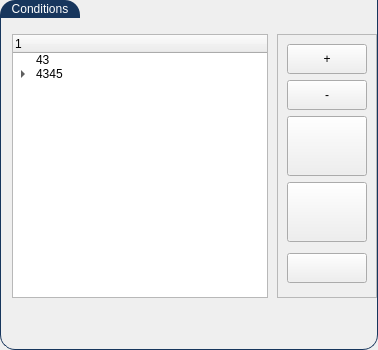
                   <widget class="QGroupBox" name="groupBox_RNAi_list">
                    <property name="sizePolicy">
                     <sizepolicy hsizetype="Maximum" vsizetype="Minimum">
                      <horstretch>0</horstretch>
                      <verstretch>0</verstretch>
                     </sizepolicy>
                    </property>
                    <property name="minimumSize">
                     <size>
                      <width>186</width>
                      <height>300</height>
                     </size>
                    </property>
                    <property name="styleSheet">
                     <string notr="true">QGroupBox {

    border: 1px solid gray;
    border-color: #FF17365D;
    margin-top: 0px;
    font-size: 12px;
    border-bottom-left-radius: 15px;
    border-bottom-right-radius: 15px;
	border-top-color: rgba(255, 255, 255,0);
}

QGroupBox::title {
	border-top-color: rgb(255, 255, 255);
    subcontrol-origin: margin;
    subcontrol-position: top left;
    border-top-left-radius: 15px;
    border-top-right-radius:15px;
    padding: 2px 10px;
    background-color: #FF17365D;
    color: rgb(255, 255, 255);
}</string>
                    </property>
                    <property name="title">
                     <string>Conditions</string>
                    </property>
                    <layout class="QGridLayout" name="gridLayout_3">
                     <property name="topMargin">
                      <number>33</number>
                     </property>
                     <property name="rightMargin">
                      <number>0</number>
                     </property>
                     <property name="horizontalSpacing">
                      <number>9</number>
                     </property>
                     <item row="1" column="1">
                      <widget class="QFrame" name="frae_RNAi_list_buttons">
                       <property name="enabled">
                        <bool>true</bool>
                       </property>
                       <property name="sizePolicy">
                        <sizepolicy hsizetype="Fixed" vsizetype="Fixed">
                         <horstretch>0</horstretch>
                         <verstretch>0</verstretch>
                        </sizepolicy>
                       </property>
                       <property name="minimumSize">
                        <size>
                         <width>53</width>
                         <height>0</height>
                        </size>
                       </property>
                       <property name="frameShape">
                        <enum>QFrame::StyledPanel</enum>
                       </property>
                       <property name="frameShadow">
                        <enum>QFrame::Raised</enum>
                       </property>
                       <layout class="QVBoxLayout" name="verticalLayout_2">
                        <item>
                         <widget class="QPushButton" name="pushButton_4">
                          <property name="minimumSize">
                           <size>
                            <width>0</width>
                            <height>30</height>
                           </size>
                          </property>
                          <property name="text">
                           <string>+</string>
                          </property>
                         </widget>
                        </item>
                        <item>
                         <widget class="QPushButton" name="pushButton_3">
                          <property name="minimumSize">
                           <size>
                            <width>0</width>
                            <height>30</height>
                           </size>
                          </property>
                          <property name="text">
                           <string>-</string>
                          </property>
                         </widget>
                        </item>
                        <item>
                         <widget class="QPushButton" name="up_button_list">
                          <property name="minimumSize">
                           <size>
                            <width>30</width>
                            <height>60</height>
                           </size>
                          </property>
                          <property name="focusPolicy">
                           <enum>Qt::ClickFocus</enum>
                          </property>
                          <property name="text">
                           <string/>
                          </property>
                         </widget>
                        </item>
                        <item>
                         <widget class="QPushButton" name="down_button_list">
                          <property name="sizePolicy">
                           <sizepolicy hsizetype="Minimum" vsizetype="Expanding">
                            <horstretch>0</horstretch>
                            <verstretch>0</verstretch>
                           </sizepolicy>
                          </property>
                          <property name="minimumSize">
                           <size>
                            <width>30</width>
                            <height>60</height>
                           </size>
                          </property>
                          <property name="focusPolicy">
                           <enum>Qt::ClickFocus</enum>
                          </property>
                          <property name="text">
                           <string/>
                          </property>
                         </widget>
                        </item>
                        <item>
                         <spacer name="verticalSpacer_4">
                          <property name="orientation">
                           <enum>Qt::Vertical</enum>
                          </property>
                          <property name="sizeHint" stdset="0">
                           <size>
                            <width>20</width>
                            <height>5</height>
                           </size>
                          </property>
                         </spacer>
                        </item>
                        <item>
                         <widget class="QPushButton" name="delete_button_list">
                          <property name="sizePolicy">
                           <sizepolicy hsizetype="Minimum" vsizetype="MinimumExpanding">
                            <horstretch>0</horstretch>
                            <verstretch>0</verstretch>
                           </sizepolicy>
                          </property>
                          <property name="minimumSize">
                           <size>
                            <width>30</width>
                            <height>30</height>
                           </size>
                          </property>
                          <property name="focusPolicy">
                           <enum>Qt::ClickFocus</enum>
                          </property>
                          <property name="text">
                           <string/>
                          </property>
                         </widget>
                        </item>
                        <item>
                         <spacer name="verticalSpacer_3">
                          <property name="orientation">
                           <enum>Qt::Vertical</enum>
                          </property>
                          <property name="sizeHint" stdset="0">
                           <size>
                            <width>20</width>
                            <height>5</height>
                           </size>
                          </property>
                         </spacer>
                        </item>
                       </layout>
                      </widget>
                     </item>
                     <item row="3" column="0">
                      <spacer name="verticalSpacer_RNAi_list">
                       <property name="orientation">
                        <enum>Qt::Vertical</enum>
                       </property>
                       <property name="sizeHint" stdset="0">
                        <size>
                         <width>20</width>
                         <height>40</height>
                        </size>
                       </property>
                      </spacer>
                     </item>
                     <item row="1" column="0">
                      <widget class="QTreeWidget" name="treeWidget">
                       <property name="verticalScrollBarPolicy">
                        <enum>Qt::ScrollBarAsNeeded</enum>
                       </property>
                       <property name="dragDropMode">
                        <enum>QAbstractItemView::InternalMove</enum>
                       </property>
                       <column>
                        <property name="text">
                         <string>1</string>
                        </property>
                       </column>
                       <item>
                        <property name="text">
                         <string>43</string>
                        </property>
                       </item>
                       <item>
                        <property name="text">
                         <string>4345</string>
                        </property>
                        <item>
                         <property name="text">
                          <string>55</string>
                         </property>
                        </item>
                       </item>
                      </widget>
                     </item>
                    </layout>
                   </widget>
